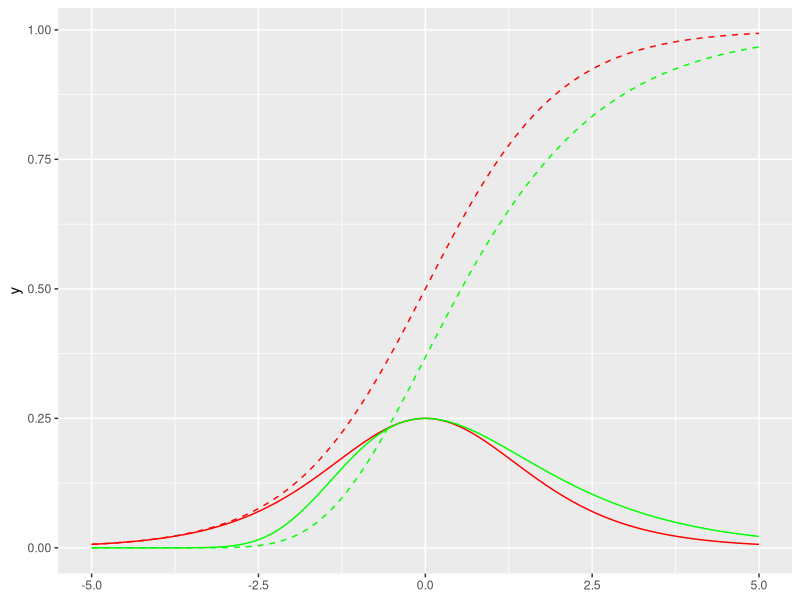
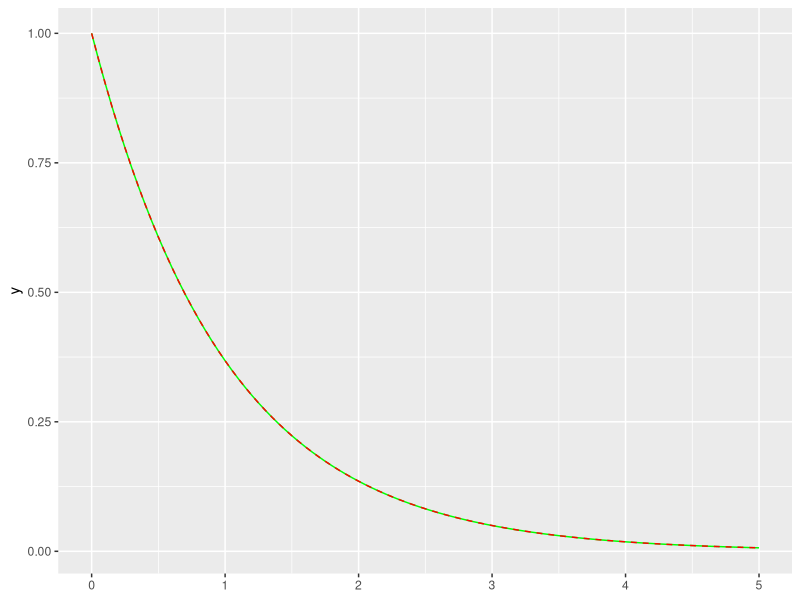
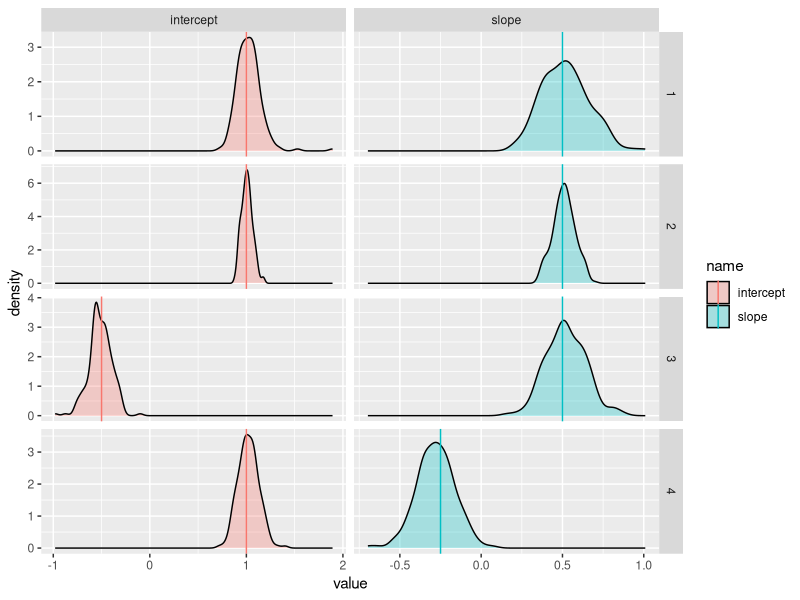
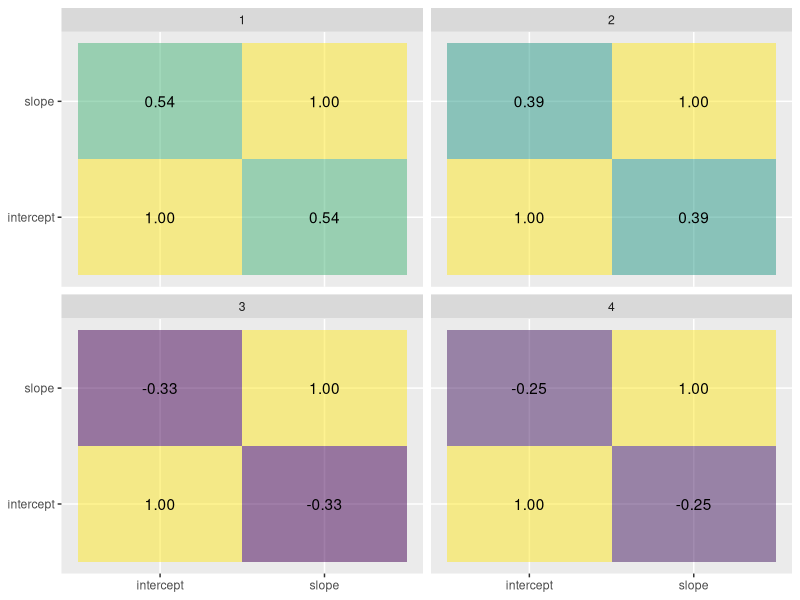
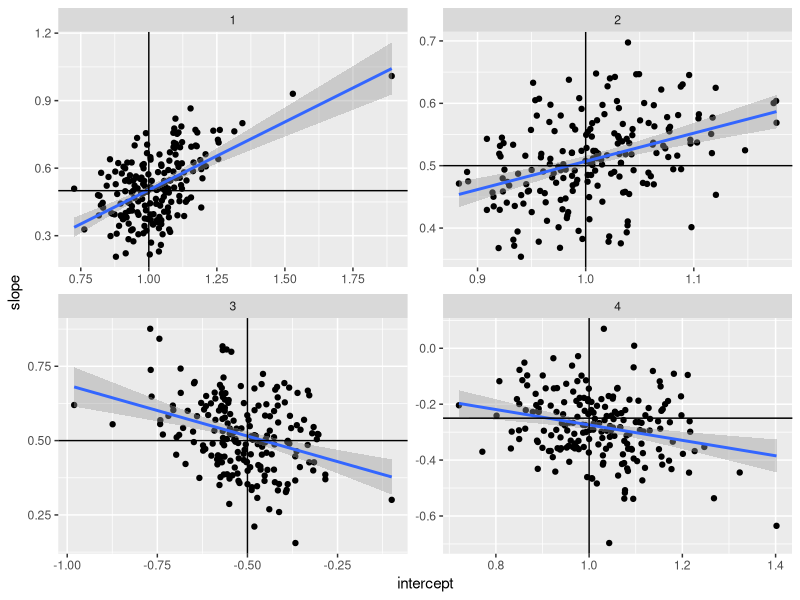

Write the R code that produced these figures, in order.
## ---- chunk 1
library(tidyverse)
library(evd)
## ---- chunk 2
ggplot() +
  geom_function(
    fun = dlogis,
    colour = "red"
  ) +
  geom_function(
    fun = dgumbel,
    args = list(scale = dgumbel(0) / dlogis(0)),
    colour = "green"
  ) +
  geom_function(
    fun = plogis,
    colour = "red",
    linetype = "dashed"
  ) +
  geom_function(
    fun = pgumbel,
    args = list(scale = dgumbel(0) / dlogis(0)),
    colour = "green",
    linetype = "dashed"
  ) +
  xlim(-5, 5)
## ---- chunk 3
ggplot() +
  geom_function(
    fun = function(x){pgumbel(-log(x))},
    colour = "green"
  ) +
  geom_function(
    fun = function(x){exp(-x)},
    colour = "red",
    linetype = "dashed"
  ) +
  xlim(0, 5)
## ---- chunk 4
generate.and.estimate.gompit.regression <- function(n, intercept, slope) {
  x <- rnorm(n)
  y <- intercept + slope * x + rgumbel(n)
  c <- y > 0
  model <- glm(
    formula = c ~ 1 + x,
    family = binomial(link = "cloglog")
  )
  result <- data.frame(
    intercept = coef(model)[[1]],
    slope = coef(model)[[2]]
  )
  return(result)
}
## ---- chunk 5
parameters <- tibble(
  parameter.set = seq(4),
  n.data = c(200, 800, 200, 200),
  intercept = c(1, 1, -0.5, 1),
  slope = c(0.5, 0.5, 0.5, -0.25)
)
parameters
## ---- chunk 6
estimated.parameters <- parameters %>%
  expand_grid(
    run = seq(200)
  ) %>%
  rowwise() %>%
  mutate(
    generate.and.estimate.gompit.regression(
      n = n.data,
      intercept = intercept,
      slope = slope
    )
  ) %>%
  ungroup()
estimated.parameters
## ---- chunk 7
ggplot() +
  geom_density(
    mapping = aes(
      x = value,
      fill = name
    ),
    data = estimated.parameters %>%
      pivot_longer(
        cols = c("intercept", "slope")
      ),
    alpha = 0.3
  ) +
  geom_vline(
    mapping = aes(
      xintercept = value,
      col = name
    ),
    data = parameters %>%
      pivot_longer(
        cols = c("intercept", "slope")
      )
  ) +
  facet_grid(
    cols = vars(name),
    rows = vars(parameter.set),
    scales = "free"
  )
## ---- chunk 8
ggplot(
  mapping = aes(
    x = parameter.1,
    y = parameter.2,
    fill = correlation,
    label = sprintf("%.2f", correlation)
  ),
  data = estimated.parameters %>%
    group_by(parameter.set) %>%
    reframe(
      expand_grid(
        parameter.1 = c("intercept", "slope"),
        parameter.2 = c("intercept", "slope")
      ),
      correlation = c(cor(data.frame(intercept, slope)))
    )
) +
  geom_tile(alpha = 0.5) +
  geom_text() +
  scale_fill_viridis_c() +
  guides(fill = "none") +
  labs(
    x = NULL,
    y = NULL
  ) +
  facet_wrap(
    facets = vars(parameter.set)
  )
## ---- chunk 9
ggplot(
  mapping = aes(
    x = intercept,
    y = slope
  ),
  data = estimated.parameters,
    alpha = 0.1
) +
  geom_point() +
  geom_smooth(
    formula = y ~ x,
    method = "lm"
  ) +
  geom_vline(
    mapping = aes(
      xintercept = intercept
    ),
    data = parameters
  ) +
  geom_hline(
    mapping = aes(
      yintercept = slope
    ),
    data = parameters
  ) +
  facet_wrap(
    facets = vars(parameter.set),
    scales = "free"
  )
